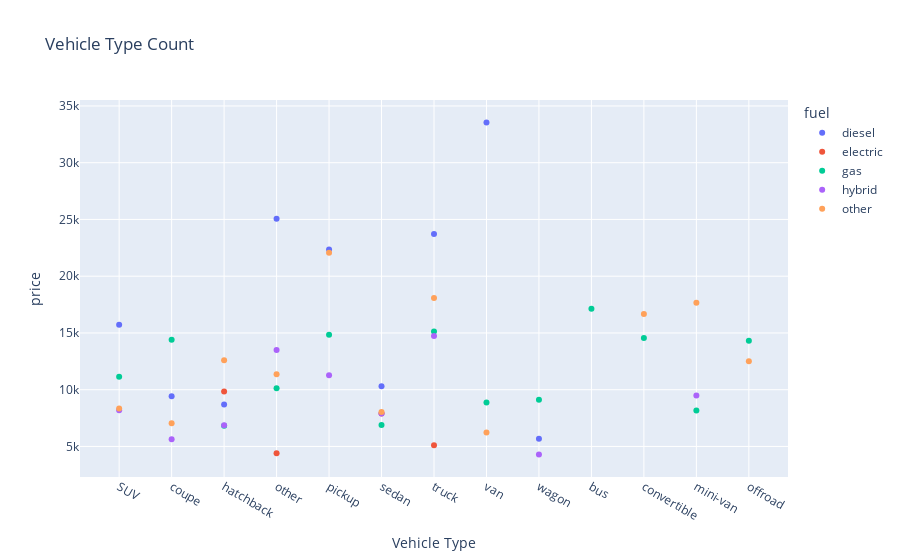

Notebook cell for this chart:
### Code cell
grp2 = car_data.groupby(['fuel', 'type'])
car_type = grp2['price'].mean()
car_type = car_type.reset_index().rename(columns={0: 'price'})
car_type_scatter = px.scatter(car_type,
                              x='type',
                              y='price',
                              color='fuel',
                              labels={
                                  'value': 'Number of Vehicles',
                                  'type': 'Vehicle Type'},
                              title='Vehicle Type Count')
car_type_scatter.show()

### Figure 1 — Plotly figure (JSON) as saved in the notebook; plotly's stock layout.template omitted (floating-point values rounded to 4 significant figures)
{"data": [{"hovertemplate": "fuel=diesel<br>Vehicle Type=%{x}<br>price=%{y}<extra></extra>", "legendgroup": "diesel", "marker": {"color": "#636efa", "symbol": "circle"}, "mode": "markers", "name": "diesel", "orientation": "v", "showlegend": true, "type": "scatter", "x": ["SUV", "coupe", "hatchback", "other", "pickup", "sedan", "truck", "van", "wagon"], "xaxis": "x", "y": [15730.0, 9419, 8700, 25060.0, 22360.0, 10300.0, 23710.0, 33530.0, 5680.0], "yaxis": "y"}, {"hovertemplate": "fuel=electric<br>Vehicle Type=%{x}<br>price=%{y}<extra></extra>", "legendgroup": "electric", "marker": {"color": "#EF553B", "symbol": "circle"}, "mode": "markers", "name": "electric", "orientation": "v", "showlegend": true, "type": "scatter", "x": ["hatchback", "other", "sedan", "truck"], "xaxis": "x", "y": [9850, 4400, 7900, 5100.0], "yaxis": "y"}, {"hovertemplate": "fuel=gas<br>Vehicle Type=%{x}<br>price=%{y}<extra></extra>", "legendgroup": "gas", "marker": {"color": "#00cc96", "symbol": "circle"}, "mode": "markers", "name": "gas", "orientation": "v", "showlegend": true, "type": "scatter", "x": ["SUV", "bus", "convertible", "coupe", "hatchback", "mini-van", "offroad", "other", "pickup", "sedan", "truck", "van", "wagon"], "xaxis": "x", "y": [11140.0, 17140.0, 14560.0, 14390.0, 6818.0, 8167.0, 14310.0, 10140.0, 14840.0, 6894.0, 15130.0, 8881.0, 9125.0], "yaxis": "y"}, {"hovertemplate": "fuel=hybrid<br>Vehicle Type=%{x}<br>price=%{y}<extra></extra>", "legendgroup": "hybrid", "marker": {"color": "#ab63fa", "symbol": "circle"}, "mode": "markers", "name": "hybrid", "orientation": "v", "showlegend": true, "type": "scatter", "x": ["SUV", "coupe", "hatchback", "mini-van", "other", "pickup", "sedan", "truck", "wagon"], "xaxis": "x", "y": [8183.0, 5638.0, 6867.0, 9500, 13500.0, 11275, 7907.0, 14720.0, 4300], "yaxis": "y"}, {"hovertemplate": "fuel=other<br>Vehicle Type=%{x}<br>price=%{y}<extra></extra>", "legendgroup": "other", "marker": {"color": "#FFA15A", "symbol": "circle"}, "mode": "markers", "name": "other", "orientation": "v", "showlegend": true, "type": "scatter", "x": ["SUV", "convertible", "coupe", "hatchback", "mini-van", "offroad", "other", "pickup", "sedan", "truck", "van"], "xaxis": "x", "y": [8348.0, 16660.0, 7050.0, 12600.0, 17670.0, 12500, 11370.0, 22070.0, 8034.0, 18070.0, 6224.0], "yaxis": "y"}], "layout": {"legend": {"title": {"text": "fuel"}, "tracegroupgap": 0}, "title": {"text": "Vehicle Type Count"}, "xaxis": {"anchor": "y", "domain": [0, 1], "title": {"text": "Vehicle Type"}}, "yaxis": {"anchor": "x", "domain": [0, 1], "title": {"text": "price"}}}}
